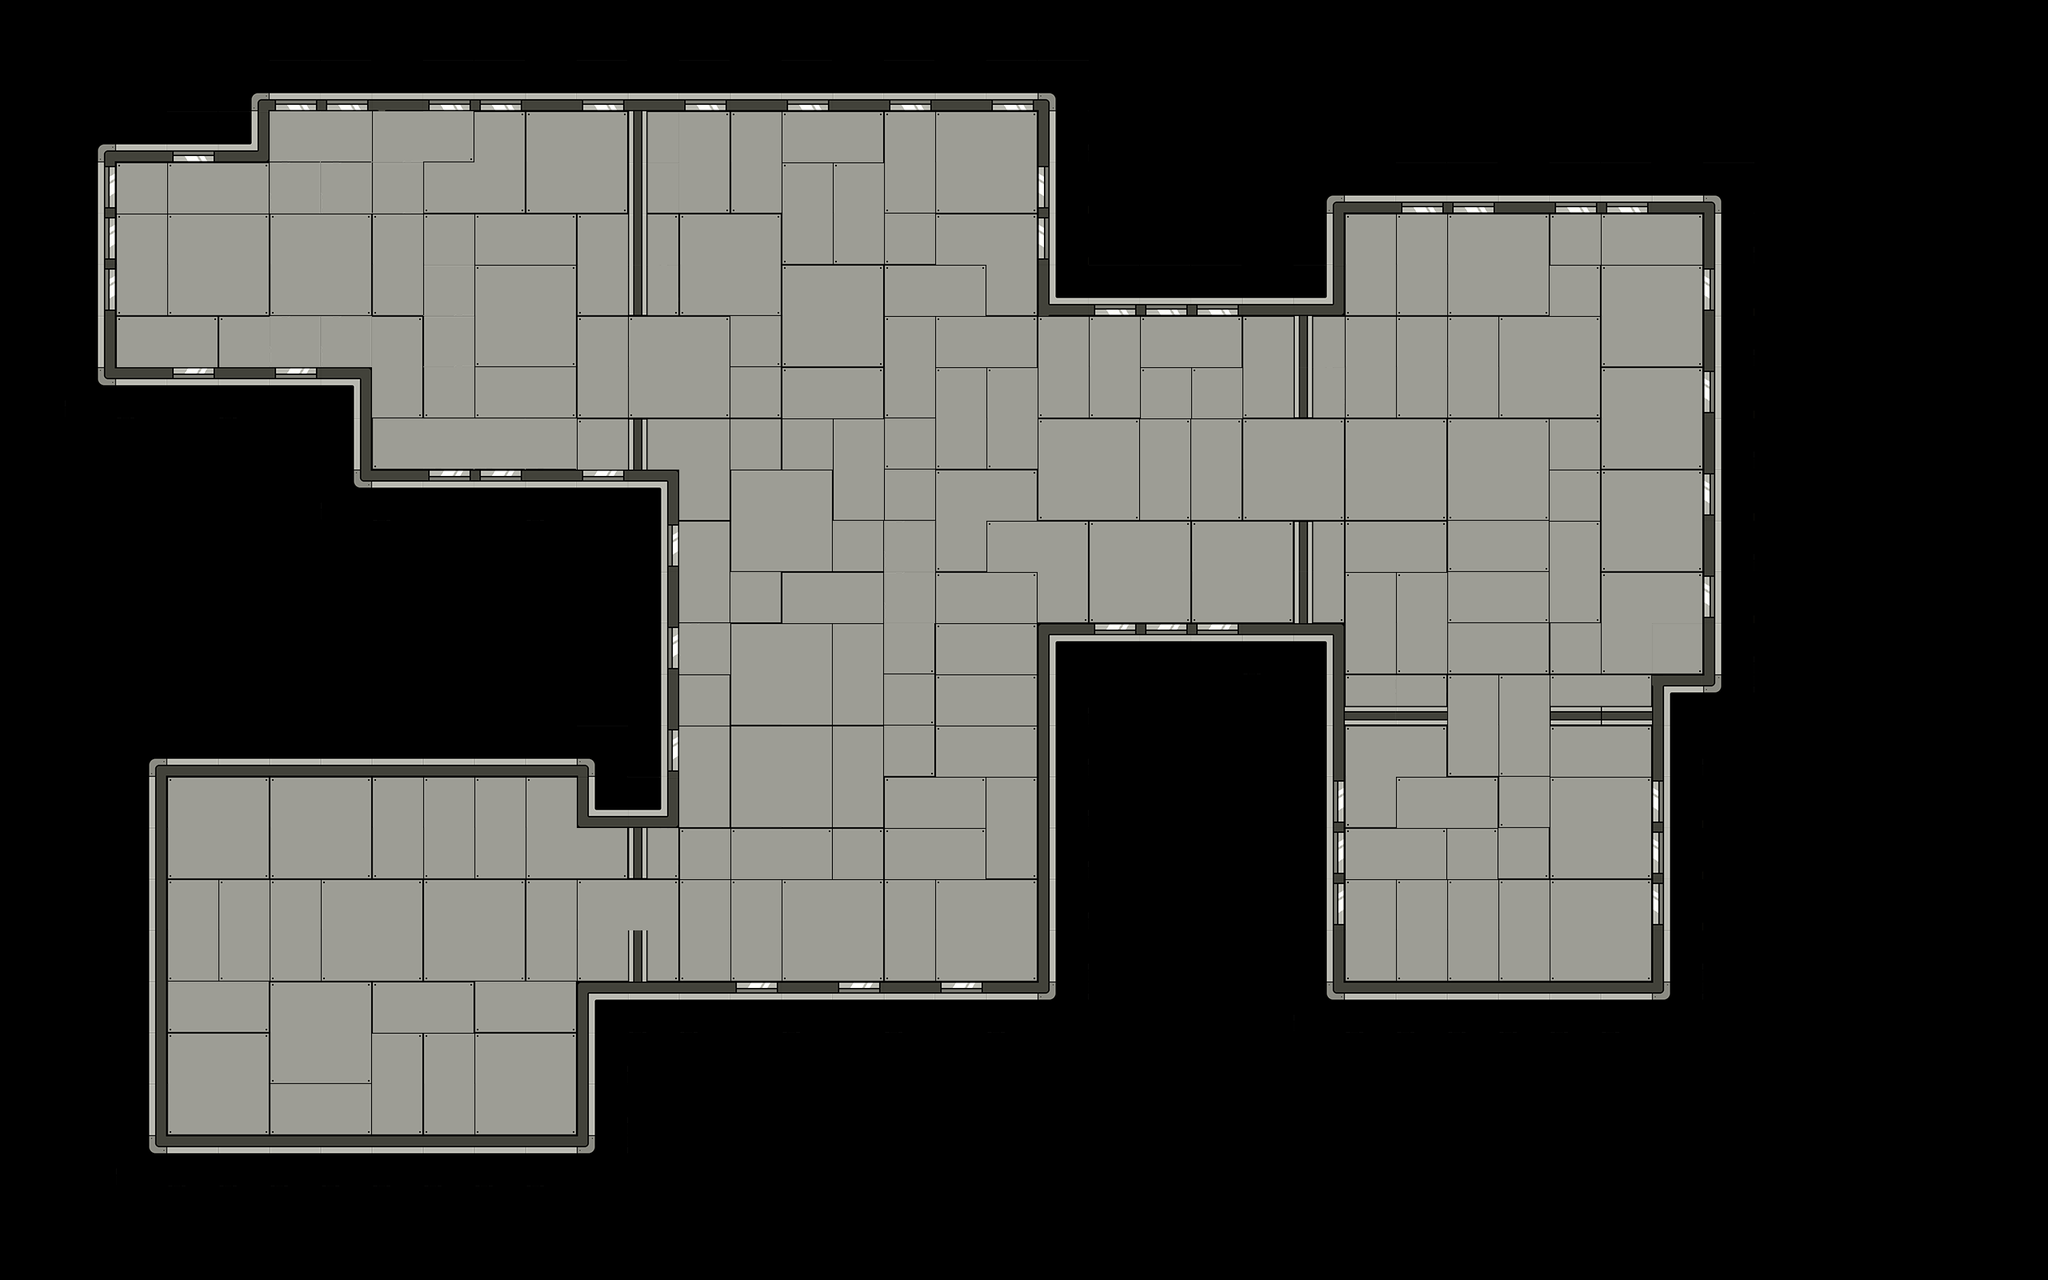

The image is a tile-based game level rendered from a .tmx file. Its description and source (layers, tilesets, objects; grid data summarised) follow:
An orthogonal 40x25 tile map with 64x64 px tiles, 2 tile layers (Floor, Walls), 2 hidden layers not drawn, 2 tilesets and 76 objects.

<map version="1.2" tiledversion="1.3.4" orientation="orthogonal" renderorder="right-down" width="40" height="25" tilewidth="64" tileheight="64" infinite="0" nextlayerid="12" nextobjectid="111">
 <tileset firstgid="1" source="MurkyWalls.tsx" />
 <tileset firstgid="55" source="objects.tsx" />
 <layer id="5" name="Bg" width="40" height="25" visible="0" offsetx="81.4545" offsety="11.3939">
  <data>[1000 cells, 0 non-empty, 0 distinct tile ids]</data>
 </layer>
 <layer id="7" name="Floor" width="40" height="25" offsetx="81.4545" offsety="11.3939">
  <data>[1000 cells, 380 non-empty, 11 distinct tile ids]</data>
 </layer>
 <layer id="8" name="Floor2" width="40" height="25" visible="0" offsetx="81.4545" offsety="11.3939">
  <data>[1000 cells, 3 non-empty, 3 distinct tile ids]</data>
 </layer>
 <objectgroup id="9" name="Props">
  <object id="2" x="681" y="208" width="1" />
  <object id="4" gid="57" x="258" y="260" width="50" height="56" />
  <object id="5" gid="62" x="156" y="257" width="48" height="54" />
  <object id="6" gid="62" x="206" y="257" width="48" height="54" />
  <object id="7" gid="62" x="729.333" y="194" width="48" height="54" />
  <object id="8" gid="62" x="810.667" y="317" width="48" height="54" />
  <object id="9" gid="65" x="1239" y="354" width="54" height="64" />
  <object id="10" gid="65" x="411" y="204" width="54" height="64" />
  <object id="11" gid="69" x="337" y="191" width="74" height="57" />
  <object id="12" gid="68" x="147" y="390" width="57" height="134" />
  <object id="14" gid="70" x="145.667" y="456" width="152" height="62" />
  <object id="15" gid="58" x="306.333" y="455.333" width="50" height="56" />
  <object id="16" gid="63" x="729" y="588.333" width="58" height="49" />
  <object id="17" gid="61" x="348.333" y="258.333" width="63" height="40" />
  <object id="24" gid="67" x="818" y="196" width="89" height="44" />
  <object id="25" gid="67" x="633" y="189.333" width="89" height="44" />
  <object id="28" gid="58" x="728.333" y="253.333" width="50" height="56" />
  <object id="29" gid="68" x="1242.67" y="284.667" width="57" height="134" />
  <object id="30" gid="67" x="472.667" y="582.333" width="89" height="44" />
  <object id="34" gid="70" x="1084" y="209.333" width="152" height="62" />
  <object id="35" gid="57" x="808" y="378.333" width="50" height="56" />
  <object id="47" gid="67" x="567.5" y="580.667" width="89" height="44" />
  <object id="48" gid="70" x="473.333" y="199.667" width="152" height="62" />
  <object id="53" gid="62" x="1305.33" y="453.667" width="48" height="54" />
  <object id="54" gid="62" x="1365.33" y="453.667" width="48" height="54" />
  <object id="55" gid="64" x="1676" y="1227" width="216" height="95" />
  <object id="58" gid="66" x="844.333" y="720" width="59" height="112" />
  <object id="59" gid="66" x="853.667" y="960" width="59" height="112" />
  <object id="60" gid="63" x="1561.67" y="782.667" width="58" height="49" />
  <object id="61" gid="70" x="1424" y="456.333" width="152" height="62" />
  <object id="62" gid="70" x="1682.67" y="333.667" width="152" height="62" />
  <object id="63" gid="65" x="2058.33" y="349.333" width="54" height="64" />
  <object id="64" gid="65" x="1691.67" y="886.667" width="54" height="64" />
  <object id="66" gid="55" x="2017.67" y="598.667" width="43" height="40" />
  <object id="77" gid="68" x="1650.67" y="767" width="57" height="134" />
  <object id="80" gid="69" x="1683" y="388" width="74" height="57" />
  <object id="81" gid="68" x="2073.33" y="835" width="57" height="134" />
  <object id="82" gid="68" x="2076" y="692.333" width="57" height="134" />
  <object id="83" gid="68" x="2076" y="545.667" width="57" height="134" />
  <object id="84" gid="67" x="1292" y="728.667" width="89" height="44" />
  <object id="85" gid="67" x="1390.67" y="728.667" width="89" height="44" />
  <object id="86" gid="67" x="1821.33" y="479.333" width="89" height="44" />
  <object id="87" gid="67" x="1829.33" y="728.667" width="89" height="44" />
  <object id="88" gid="67" x="1694.67" y="958" width="89" height="44" />
  <object id="89" gid="67" x="1972" y="959.333" width="89" height="44" />
  <object id="90" gid="67" x="602.667" y="1018" width="89" height="44" />
  <object id="91" gid="55" x="280.333" y="1206.67" width="43" height="40" />
  <object id="93" gid="58" x="212.333" y="1034.67" width="50" height="56" />
  <object id="94" gid="58" x="267" y="1033.33" width="50" height="56" />
  <object id="96" gid="58" x="323" y="1034.67" width="50" height="56" />
  <object id="97" gid="58" x="219" y="1101.33" width="50" height="56" />
  <object id="98" gid="58" x="280.333" y="1097.33" width="50" height="56" />
  <object id="99" gid="58" x="216.333" y="1409.33" width="50" height="56" />
  <object id="100" gid="58" x="271" y="1410.67" width="50" height="56" />
  <object id="101" gid="58" x="328.333" y="1409.33" width="50" height="56" />
  <object id="102" gid="58" x="387" y="1410.67" width="50" height="56" />
  <object id="103" gid="65" x="654.333" y="1413.33" width="54" height="64" />
  <object id="104" gid="65" x="602.333" y="1418.67" width="54" height="64" />
  <object id="105" gid="67" x="504" y="1020.67" width="89" height="44" />
  <object id="106" gid="67" x="402.667" y="1019.33" width="89" height="44" />
  <object id="107" gid="67" x="1013.33" y="1218" width="89" height="44" />
  <object id="108" gid="67" x="1112" y="1219.33" width="89" height="44" />
  <object id="109" gid="67" x="1208" y="1218" width="89" height="44" />
  <object id="110" gid="55" x="477.667" y="509.333" width="43" height="40" />
 </objectgroup>
 <layer id="6" name="Walls" width="40" height="25" offsetx="81.4545" offsety="11.3939">
  <data>[1000 cells, 162 non-empty, 26 distinct tile ids]</data>
 </layer>
 <objectgroup id="11" name="Doors">
  <object id="45" gid="59" x="789.333" y="460" width="16" height="65" />
  <object id="46" gid="1073741883" x="789.333" y="523.5" width="16" height="65" />
  <object id="49" gid="59" x="1621.33" y="589.083" width="16" height="65" />
  <object id="50" gid="1073741883" x="1621.33" y="652.583" width="16" height="65" />
  <object id="51" gid="1073741883" x="1809.33" y="887.5" width="16" height="65" rotation="90" />
  <object id="52" gid="1073741883" x="1940" y="903.5" width="16" height="65" rotation="-90" />
  <object id="67" gid="59" x="790.667" y="1164" width="16" height="65" />
 </objectgroup>
 <objectgroup id="10" name="2" visible="0">
  <object id="38" x="127.273" y="115.152" width="657.576" height="521.212" />
  <object id="40" x="798.485" y="109.091" width="536.243" height="1181.82" />
  <object id="41" x="62.1211" y="1051.51" width="742.424" height="424.244" />
  <object id="42" x="1339.82" y="114.908" width="969.697" height="539.396" />
  <object id="43" x="1792.42" y="669.696" width="590.909" height="412.123" />
 </objectgroup>
</map>